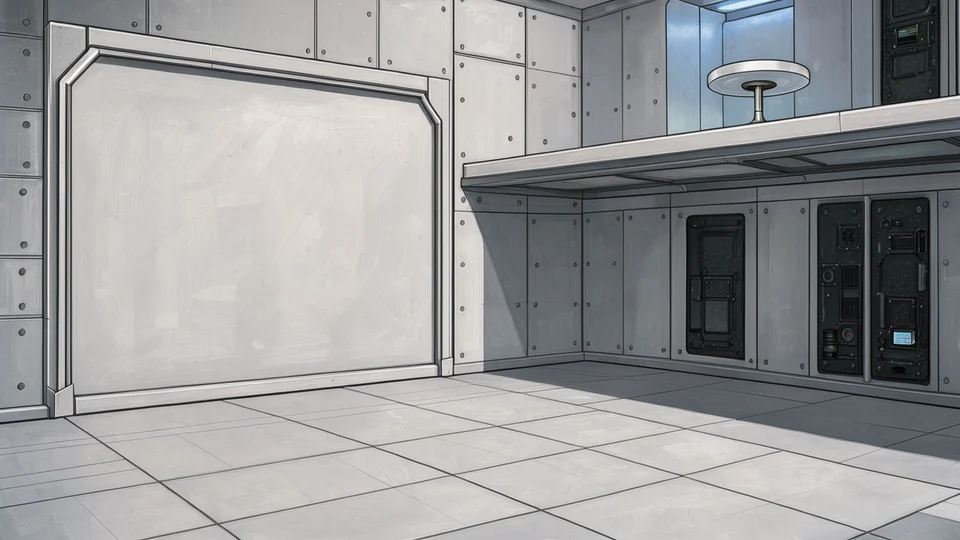
#> input picture assets/pointclick/s2/d_test28b.webp, 960 x 540 px
$ python sleep_rescale.py ../../../assets/pointclick/s2/d_test28b.webp ../../../assets/pointclick/s2/d_flat26.webp 1.0
#> lines starting #> are read from the running program, lines starting #| are printed output that depends on the picture; after the words box and inside, x2 and y2 are one past the last pixel; in counts of white or black regions, pixels touching at a corner belong together
#!/usr/bin/env python3 -I
"""Remet une pose clé à la bonne échelle quand FLUX l'a dessinée trop grande (mesure faite sur un repère fixe du personnage,
par exemple la crête de la poule) : le personnage est agrandi ou réduit autour de son point d'appui au sol (bas, centre),
sans être redessiné, et reposé sur un fond uni de la couleur du fond d'origine.
Usage : sleep_rescale.py source.png sortie.png facteur"""
import sys
import numpy as np
from PIL import Image, ImageFilter
src, out, f = sys.argv[1], sys.argv[2], float(sys.argv[3])
im = Image.open(src).convert('RGB'); A = np.asarray(im).astype(int); h, w = A.shape[:2]
#> further down, im is the input picture: PIL image 960x540 RGB; mean R, G, B 154.4, 154.9, 155.4
#> after `h, w = A.shape[:2]`: h = 540; w = 960
bg = np.array([A[2, 2], A[2, -3], A[-3, 2], A[-3, -3]]).mean(0)
#> bg = [104.2, 109.8, 114.2]
m = Image.fromarray(np.where(np.abs(A - bg).sum(2) > 45, 255, 0).astype(np.uint8)).filter(ImageFilter.MinFilter(3)).filter(ImageFilter.MaxFilter(3))
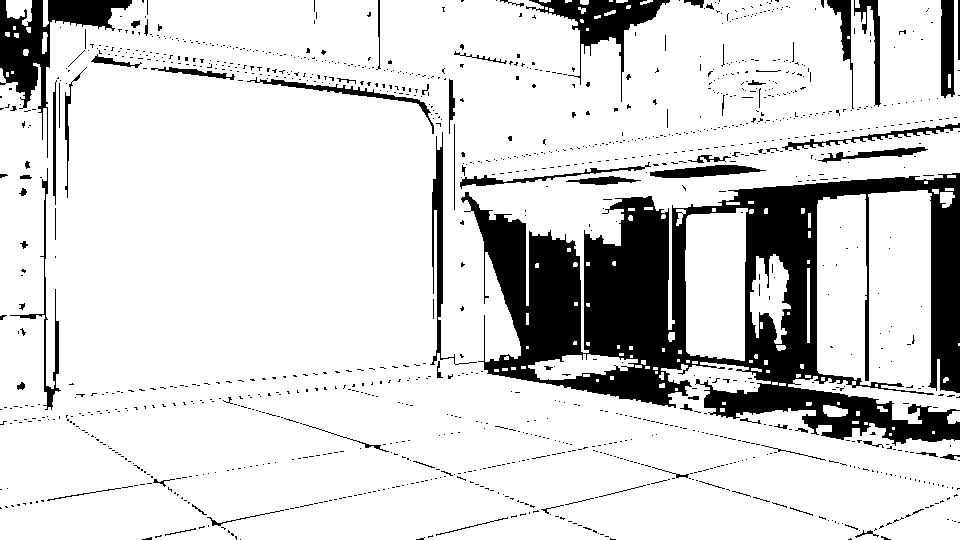
#> m: PIL image 960x540 L; 84.2% white; 1278 black regions (1199 under 20 px), largest, box (x1, y1, x2, y2) and area: (461, 173, 960, 446) 55345, (0, 0, 132, 158) 5221, (526, 0, 670, 102) 3284
x0, y0, x1, y1 = m.getbbox(); x0, y0, x1, y1 = max(0, x0 - 6), max(0, y0 - 6), min(w, x1 + 6), min(h, y1 + 6)
#> after `x0, y0, x1, y1 = m.getbbox()`: x0 = 0; y0 = 0; x1 = 960; y1 = 540
sub = im.crop((x0, y0, x1, y1)); sm = m.crop((x0, y0, x1, y1)).filter(ImageFilter.GaussianBlur(0.8))
#> after `sm = m.crop((x0, y0, x1, y1)).filter(ImageFilter.GaussianBlur(0.8))`:
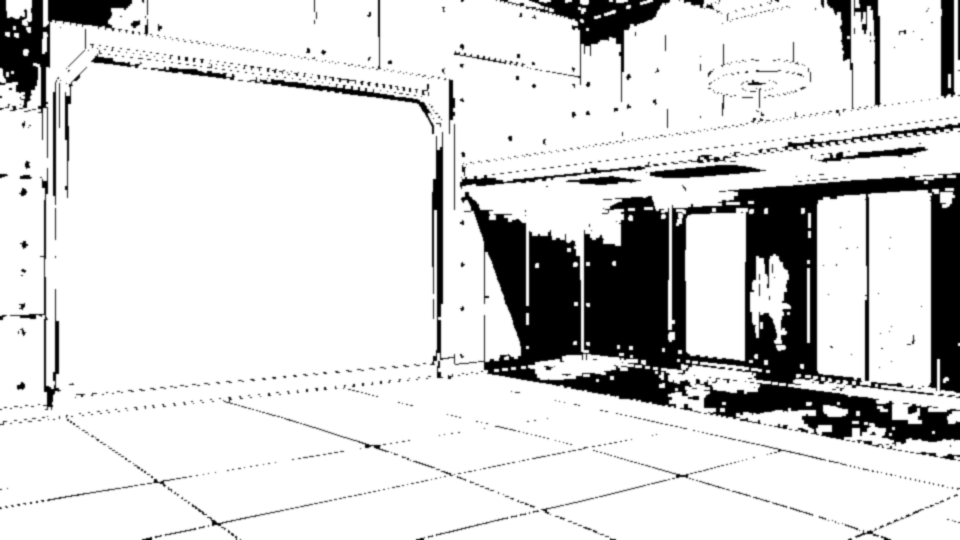
#> sm: PIL image 960x540 L; min 0, max 255, mean 214.8
nw, nh = round(sub.width * f), round(sub.height * f)
#> nw = 960; nh = 540
sub = sub.resize((nw, nh), Image.LANCZOS); sm = sm.resize((nw, nh), Image.LANCZOS)
cv = Image.new('RGB', (w, h), tuple(int(v) for v in bg)); cx = (x0 + x1) / 2
#> after `cv = Image.new('RGB', (w, h), tuple((int(v) for v in bg)))`:
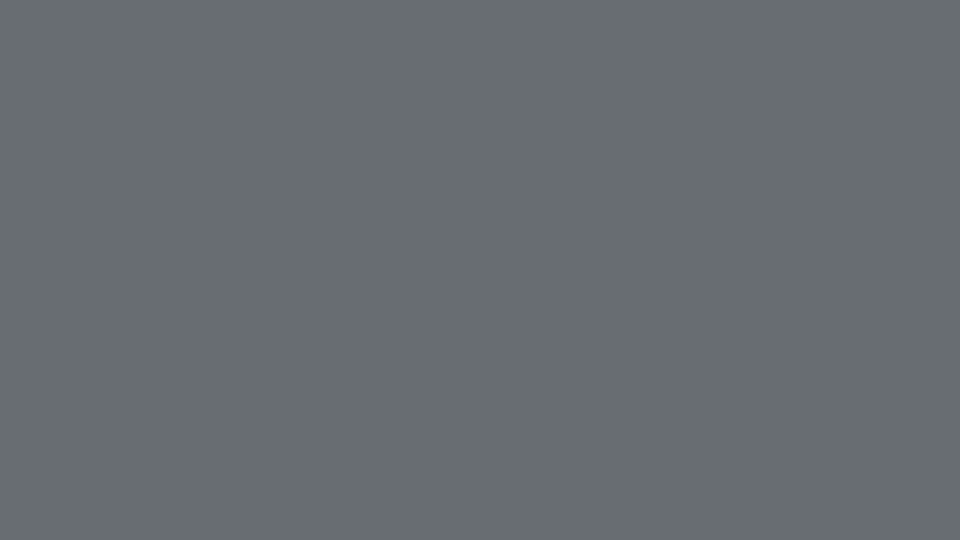
#> cv: PIL image 960x540 RGB; mean R, G, B 104, 109, 114
#> after `cx = (x0 + x1) / 2`: cx = 480
cv.paste(sub, (round(cx - nw / 2), y1 - nh), sm); cv.save(out); print(out, f)
#| ../../../assets/pointclick/s2/d_flat26.webp 1.0

$ run again, on assets/pointclick/s2/d_gorge17.webp
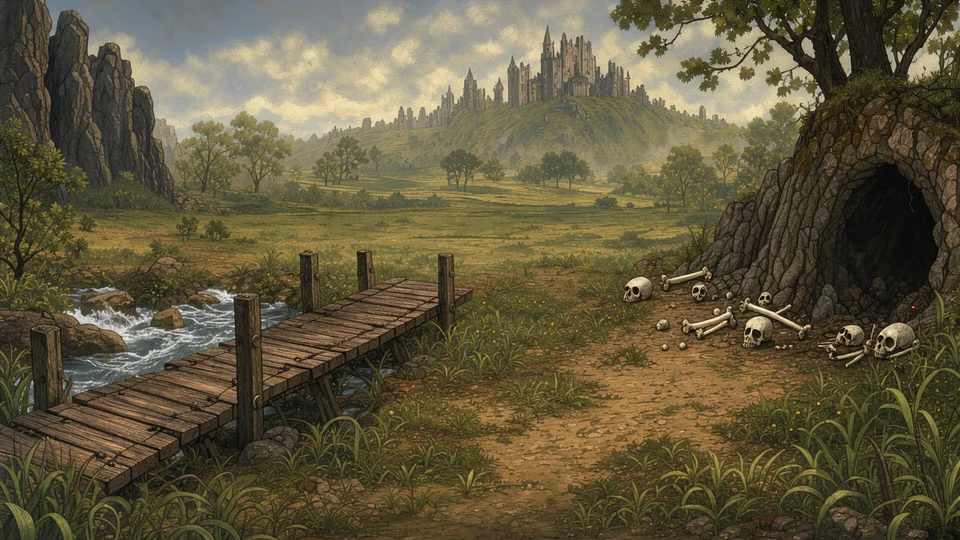
#> input picture assets/pointclick/s2/d_gorge17.webp, 960 x 540 px
#> im is the input picture: PIL image 960x540 RGB; mean R, G, B 97.5, 88.5, 62
#> bg = [40.25, 40, 31.5]
#> `m = Image.fromarray(np.where(np.abs(A - bg).sum(2) > 45, 255, 0).astyp..`:
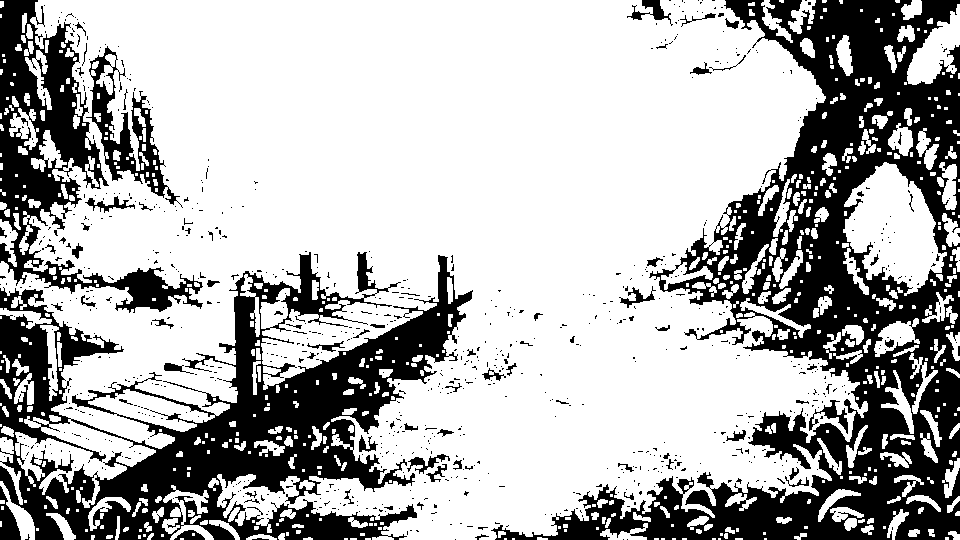
#> m: PIL image 960x540 L; 70% white; 836 black regions (758 under 20 px), largest, box (x1, y1, x2, y2) and area: (491, 0, 960, 540) 76931, (0, 252, 473, 540) 50798, (0, 0, 203, 313) 16295
#> x0 = 0; x1 = 960; y1 = 540
#> cx = 480
#> `cv.paste(sub, (round(cx - nw / 2), y1 - nh), sm)`:
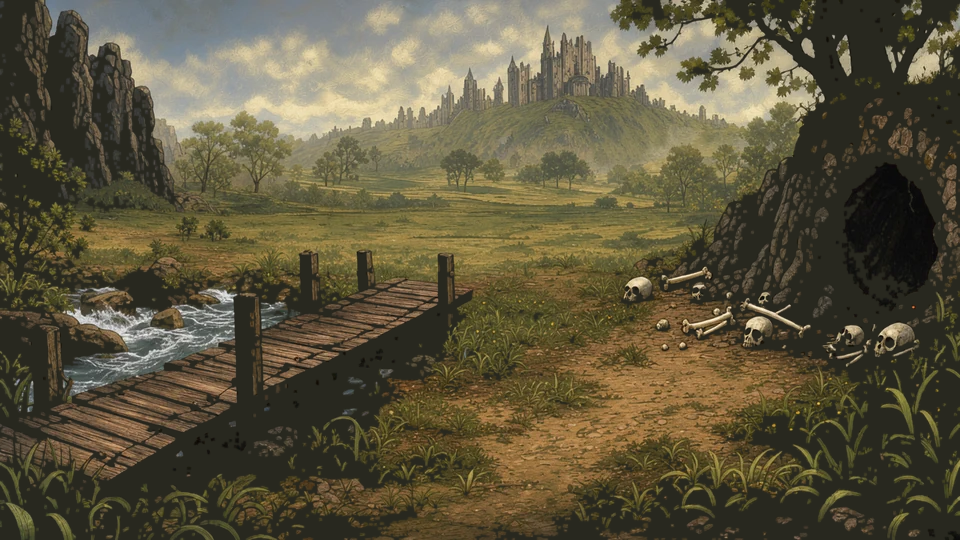
#> cv: PIL image 960x540 RGB; mean R, G, B 93.5, 86.1, 62.1
#| ../../../assets/pointclick/s2/d_gorge17.webp 1.0
